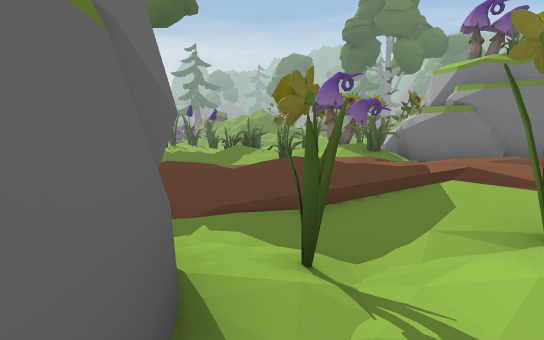
view 1 (above)

24 first-person views from a walk through a 3-D level made in the Unity game engine. The camera is 1.5 m above the floor, tilts 6° down and sees 70° across. The floor is counted in squares, 2 m on a side. Each view is taken from the middle of a square. On the plan, view 1 faces up. The plan holds only what a view shows up to about 12 squares ahead; the rest is blank. The place goes on beyond the plan. The player is left out.

view 2
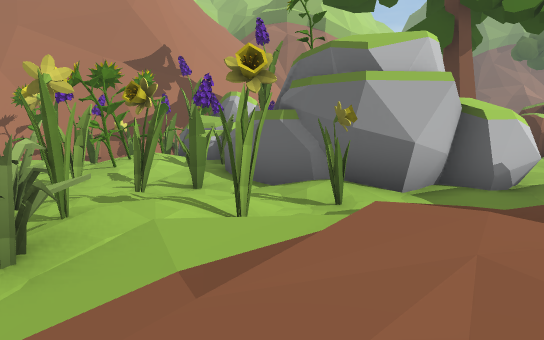

view 3
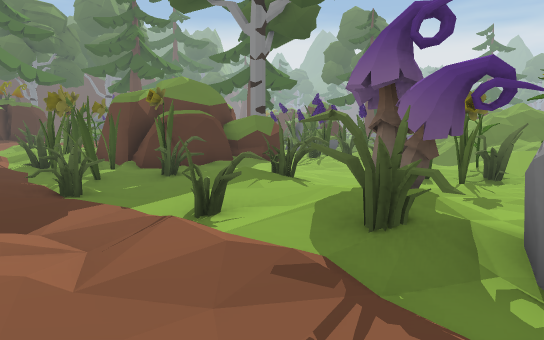

view 4
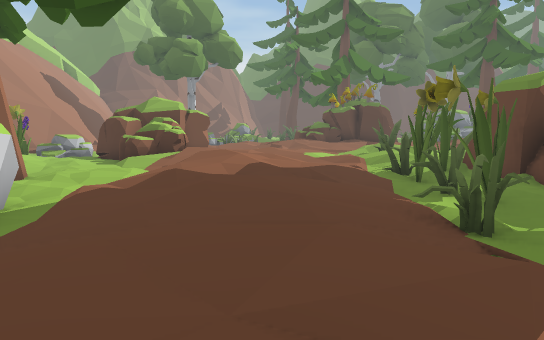

view 5
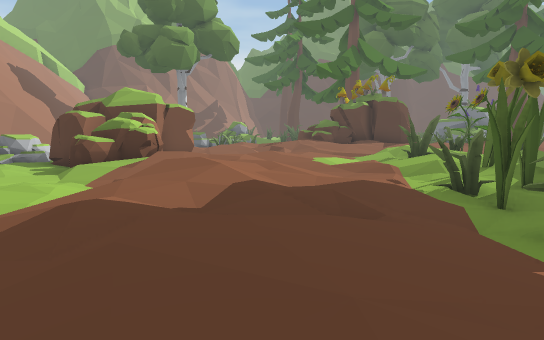

view 6
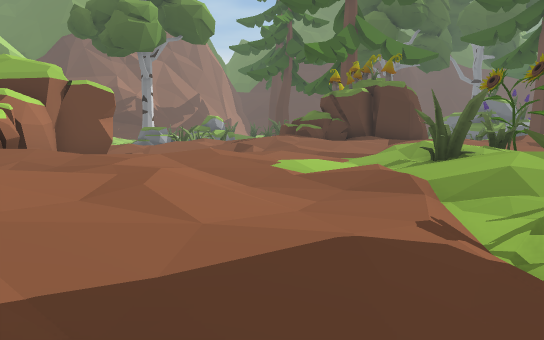

view 7
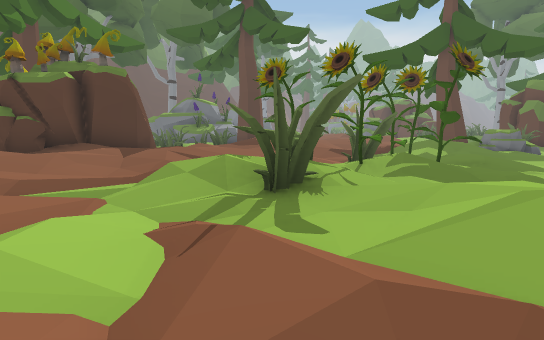

view 8
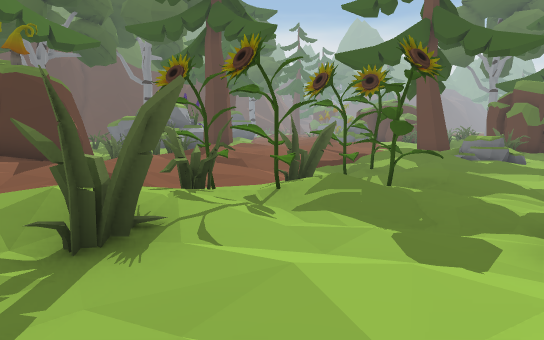

view 9
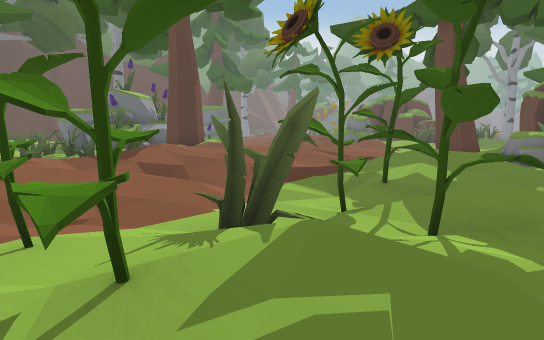

view 10
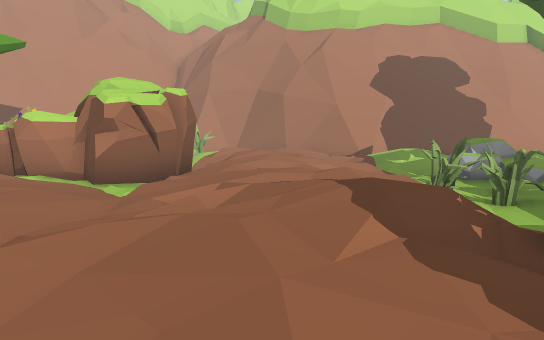

view 11
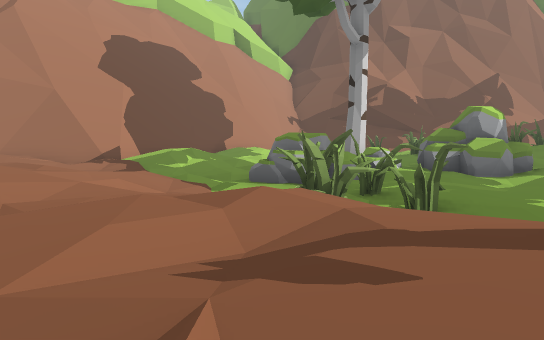

view 12
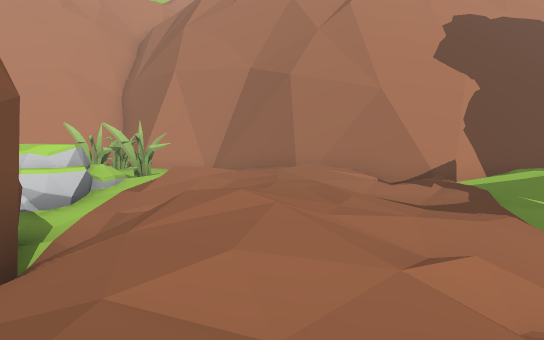

view 13
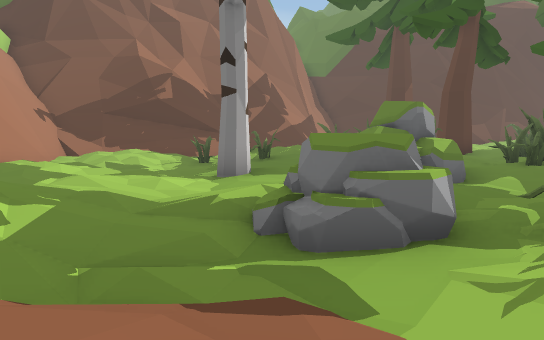

view 14
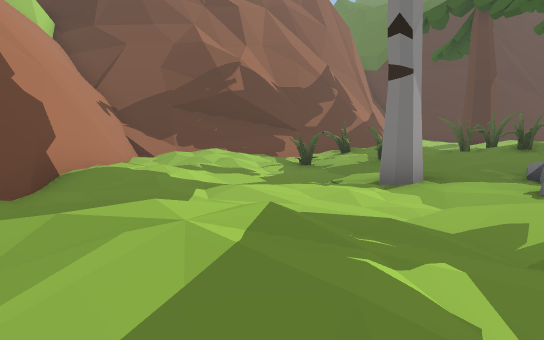

view 15
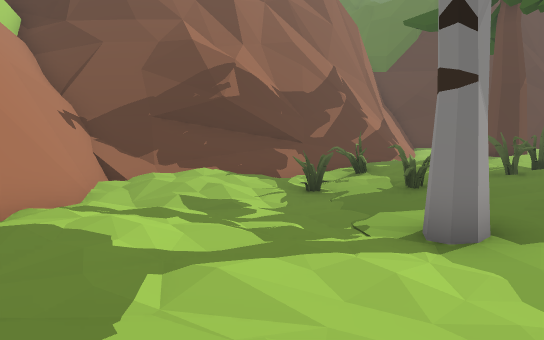

view 16
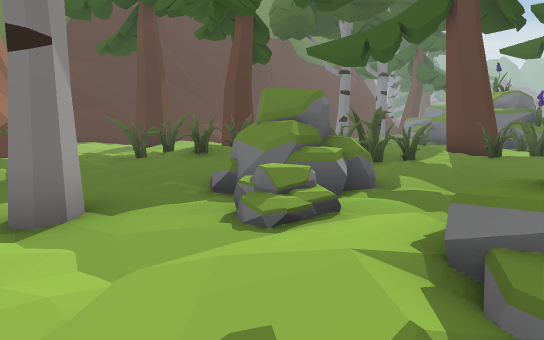

view 17
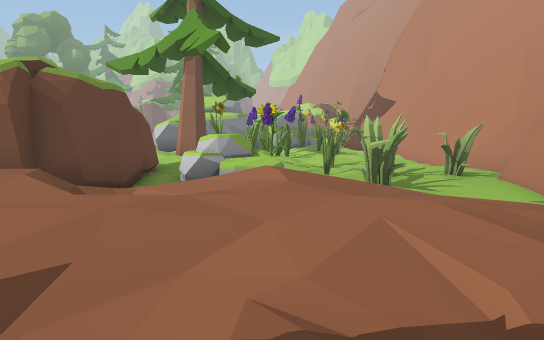

view 18
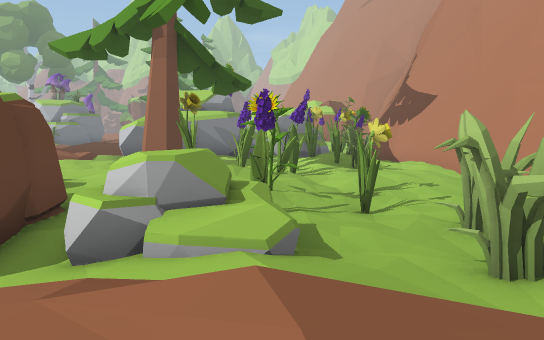

view 19
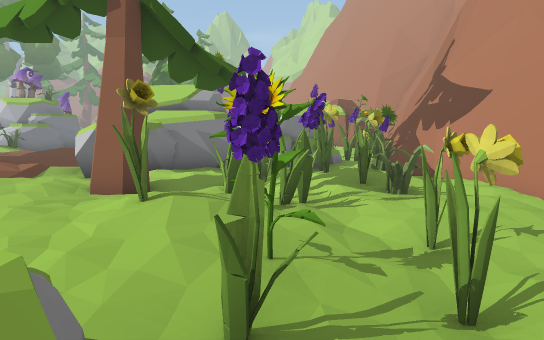

view 20
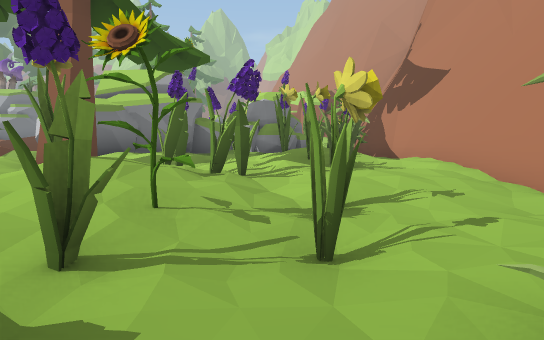

view 21
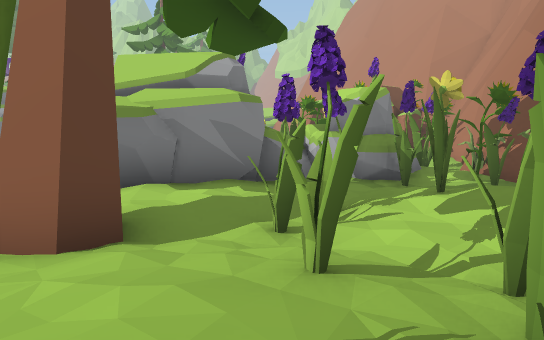

view 22
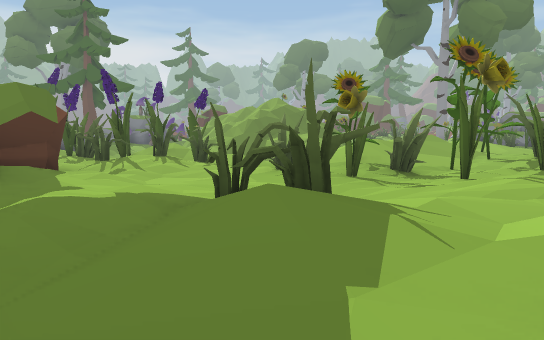

view 23
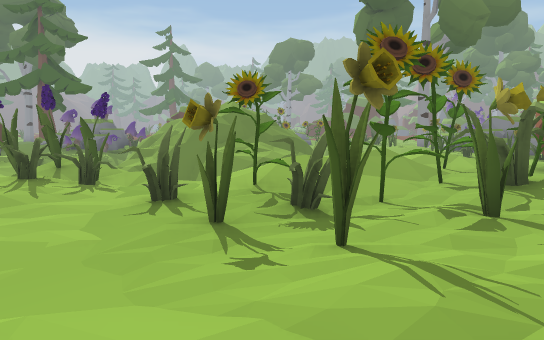

view 24
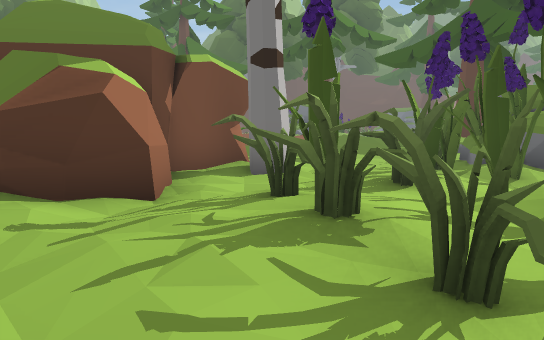

### Floor plan
Key: @ floor where view 1 was taken; # wall or solid block; x gap in a wall; . main floor; : floor 0.25 m higher than the main floor; - floor 0.25 m lower than the main floor; + floor 0.5 m higher than the main floor; _ floor 0.5 m lower than the main floor; * floor 0.75 m higher than the main floor; % floor 1 m higher than the main floor; / step, stairs or slope; = window, fence, low wall or low ledge; ^ raised ledge; R rock; O other object.
Columns run from 35 left of view 1 to 5 right of it. Each row starts with its distance up from view 1.
 23                      RR. RR/
 22                 *:   ::.#.-#_
 21                *+:+ %+..--##--/#/      /#
 20                *+::/++-----.##--#.-/ *%/:
 19                 *+:.::..- .....:#--.///.:
 18             #  /*+::#/+.-  #..#:.-..#/.#+
 17           #.## %%::.#/::- ##.....-#...#.#
 16            #   **/:.-##:.  ####.---..#..:
 15                ++++:##/:.     #.---#..#:
 14              ## *+:.:x+:.     #:..-..#:
 13         #     # +*//##::::  ###::...:+:
 12         #     #**+++ /*://####.#::#::::#
 11         :     #**+::/%#+/%##.....//++O/#
 10     ## *+=/#  #:**:::::://:=x##---::+#/##
  9      .:::::    //*+:.:::+::/.../#/.#++:.#
  8     ...##:..  ./%*:.++/++::+:.:::/:..:.
  7     #:..:.-----/**/.:: *+*****++:+:*+: *
  6     *+:.R.--.#-+*++.:: +***%%***:+++****
  5  .:#*#:RRR..-##++*+:..:+%+://+/+.::++*+/
  4    :#+.RR-..R##.:++:##:#^+:::./:.-.//%+:
  3   ++::..-R.RRR--/:+######/.::.###...:++.
  2   :+:#...-./R--.:*+#####..:...######:###
  1   :#.---#--.--/:+*/-###.::..#.##  #::#/
  0 //--#_-_-.-.:...++..-/..:#:.-::#  #@:##
 -1 #//.-__-.../*+../+::RR.:+*:.#..## +::..
 -2 ##/:.--..../+/:::+*//R#.::#-.#..RRR*#:
 -3  ##::--:::..:///++:...----.:::.RRR##+#
 -4   #/.-/:/######/::..##--#..##+..RR  #
 -5   #/#######   ###/.---..-...#:.####.::
 -6   ###           ###_-#..--.:/######.#:
 -7                   ####-/######    ####

Positions as (right, up) in squares from view 1, and headings:
1: (0, 0), facing up
2: (4, 5), facing down-left
3: (4, 7), facing up-left
4: (1, 7), facing left
5: (-2, 7), facing left
6: (-6, 8), facing left
7: (-10, 8), facing up-left
8: (-10, 10), facing up-left
9: (-12, 13), facing up-left
10: (-18, 12), facing down
11: (-17, 8), facing down-left
12: (-18, 5), facing down
13: (-19, 2), facing left
14: (-21, -1), facing left
15: (-23, -1), facing left
16: (-23, 0), facing up-left
17: (-22, -2), facing right
18: (-18, -2), facing right
19: (-15, -2), facing right
20: (-15, -3), facing right
21: (-11, -1), facing right
22: (-1, 9), facing up
23: (1, 11), facing up
24: (-1, 18), facing left
